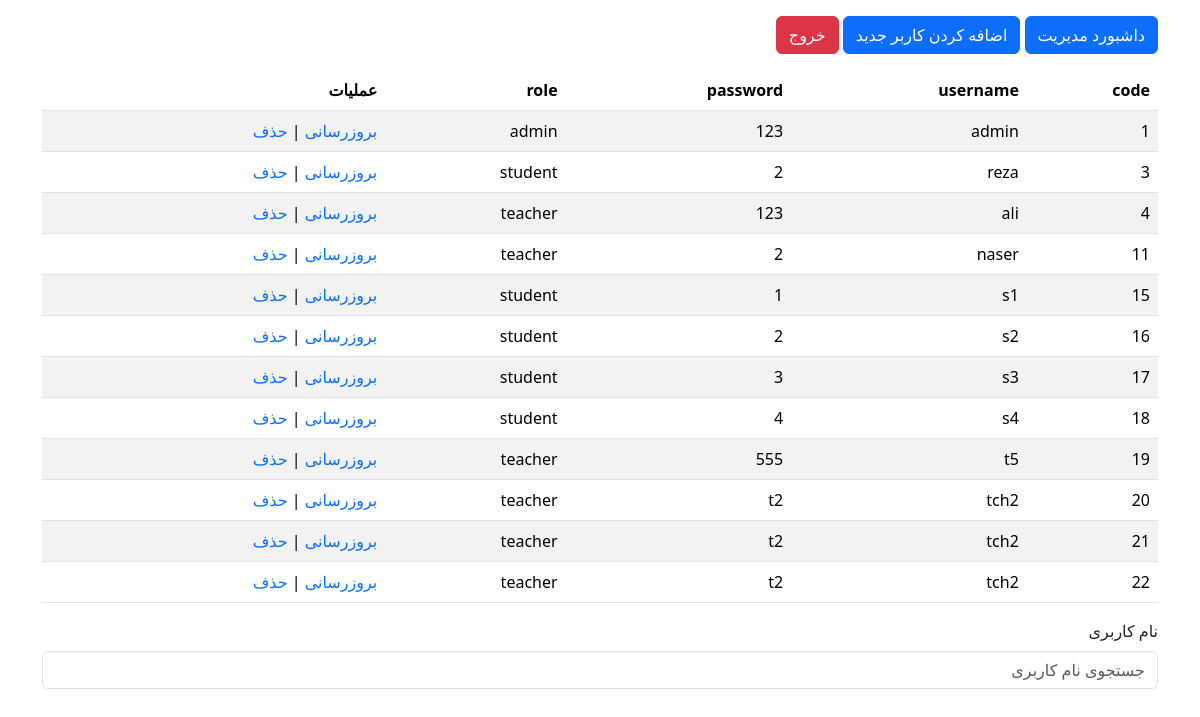
The app's page /admin/user-list.php (signed in) with its own data.
### tables this page shows
CREATE TABLE `user` (
  `user_code` int(11) NOT NULL,
  `username` varchar(50) NOT NULL,
  `password` varchar(50) NOT NULL,
  `role` varchar(50) NOT NULL
);

### admin/user-list.php (the view, shortened to what this page needs)
<!doctype html>
<html lang="en">
<head>
    <link rel="stylesheet" href="../assets/bootstrap-5.3.3-dist/css/bootstrap.rtl.min.css">
    <link rel="stylesheet" href="../assets/style.css">
</head>
<body>
<div class="container">
    <?php
    $user = $_SESSION["user_logged"];
    if($user["role"]  == "student"){
        ?>
        <div class="alert alert-danger" role="alert">
           شما مجوز ورود به این صفحه را ندارید .
            <a href="../login.html" class="alert-link">صفحه ی ورود</a>
        </div>
    <?php
    }
else{
    ?>
    <div class="mb-3 mt-3">
        <a href="admin-dashboard.php" class="btn btn-primary">داشبورد مدیریت</a>
        <a href="user-managment-adduser.php" class="btn btn-primary">اضافه کردن کاربر جدید</a>
        <a href="../logout.php"class="btn btn-danger">خروج</a>
    </div>
    <table class="table table-striped">
        <thead>
        <tr>
            <th scope="col">code</th>
            <th scope="col">username</th>
            <th scope="col">password</th>
            <th scope="col">role</th>
            <th scope="col">عملیات</th>
        </tr>
        </thead>
        <tbody>
        <?php
        $conn = (new my_database())->connection_database;
        if (isset($_GET["username"])) {
            $search_username = $_GET["username"];
            $sql = "SELECT * FROM `user` WHERE `username` LIKE '%$search_username%'";
        } else {
            $sql = "SELECT * FROM `user`";
        }
        $result = $conn->query($sql);
        if ($result->num_rows > 0) {
            while ($row = $result->fetch_assoc()) {
                $user_code = $row["user_code"];
                echo " <tr>
        <td >" . $row["user_code"] . "</td>
        <td>" . $row["username"] . "</td>
        <td>" . $row["password"] . "</td>
        <td>" . $row["role"] . "</td>
        <td>
        <a href=\"user-managment-update.php?user_code=$user_code\">
        بروزرسانی
        </a>
        |
        <a href=\"user-managment-delete.php?user_code=$user_code\" class=''>
        حذف
        </a>
</td>
    </tr>";
            }
        } else {
            echo "0 results";
        }
        ?>
        </tbody>
    </table>
    <form action="" method="get">
        <div class="mb-3 mt-3">
            <label for="username" class="form-label">نام کاربری</label>
            <input type="search" class="form-control" id="username" placeholder="جستجوی نام کاربری" name="username"
                   value="">
        </div>
    </form>
    <?php
}
    ?>
</div>
</body>
</html>

### assets/style.css (style rules this page uses)
body { direction: rtl; }
a { text-decoration: none; }

### records on screen
user: user_code "1", username "admin", password "123", role "admin"
user: user_code "3", username "reza", password "2", role "student"
user: user_code "4", username "ali", password "123", role "teacher"
user: user_code "11", username "naser", password "2", role "teacher"
user: user_code "15", username "s1", password "1", role "student"
user: user_code "16", username "s2", password "2", role "student"
user: user_code "17", username "s3", password "3", role "student"
user: user_code "18", username "s4", password "4", role "student"
user: user_code "19", username "t5", password "555", role "teacher"
user: user_code "20", username "tch2", password "t2", role "teacher"
user: user_code "21", username "tch2", password "t2", role "teacher"
user: user_code "22", username "tch2", password "t2", role "teacher"
